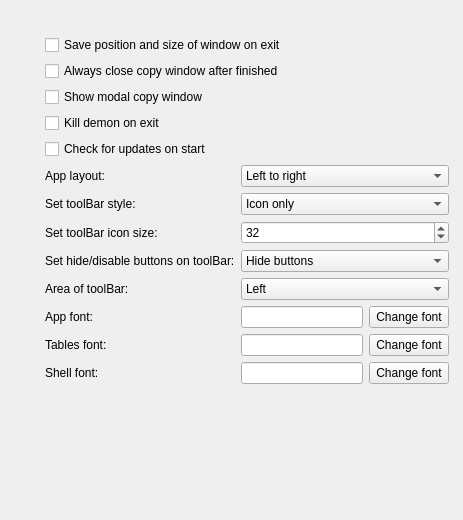
      <widget class="QWidget" name="pageSettingsGeneral">
       <widget class="QWidget" name="layoutWidget_4">
        <property name="geometry">
         <rect>
          <x>40</x>
          <y>30</y>
          <width>414</width>
          <height>481</height>
         </rect>
        </property>
        <layout class="QGridLayout" name="layoutGeneralSettings">
         <item row="1" column="1" colspan="4">
          <widget class="QCheckBox" name="checkWindowPosition">
           <property name="text">
            <string>Save position and size of window on exit</string>
           </property>
          </widget>
         </item>
         <item row="2" column="1" colspan="4">
          <widget class="QCheckBox" name="checkAlwaysCloseCopy">
           <property name="text">
            <string>Always close copy window after finished</string>
           </property>
          </widget>
         </item>
         <item row="3" column="1" colspan="4">
          <widget class="QCheckBox" name="checkBoxDialogKopiujShowModal">
           <property name="text">
            <string>Show modal copy window</string>
           </property>
          </widget>
         </item>
         <item row="12" column="1">
          <widget class="QLabel" name="labelFontApp">
           <property name="sizePolicy">
            <sizepolicy hsizetype="Preferred" vsizetype="Preferred">
             <horstretch>0</horstretch>
             <verstretch>0</verstretch>
            </sizepolicy>
           </property>
           <property name="text">
            <string>App font:</string>
           </property>
          </widget>
         </item>
         <item row="12" column="2" colspan="2">
          <widget class="QLineEdit" name="editFontApp">
           <property name="sizePolicy">
            <sizepolicy hsizetype="Preferred" vsizetype="Fixed">
             <horstretch>0</horstretch>
             <verstretch>0</verstretch>
            </sizepolicy>
           </property>
           <property name="readOnly">
            <bool>true</bool>
           </property>
          </widget>
         </item>
         <item row="12" column="4">
          <widget class="QPushButton" name="buttonFontApp">
           <property name="sizePolicy">
            <sizepolicy hsizetype="Preferred" vsizetype="Fixed">
             <horstretch>0</horstretch>
             <verstretch>0</verstretch>
            </sizepolicy>
           </property>
           <property name="text">
            <string>Change font</string>
           </property>
          </widget>
         </item>
         <item row="13" column="1">
          <widget class="QLabel" name="labelFontTables">
           <property name="sizePolicy">
            <sizepolicy hsizetype="Preferred" vsizetype="Preferred">
             <horstretch>0</horstretch>
             <verstretch>0</verstretch>
            </sizepolicy>
           </property>
           <property name="text">
            <string>Tables font:</string>
           </property>
          </widget>
         </item>
         <item row="13" column="2" colspan="2">
          <widget class="QLineEdit" name="editFontTables">
           <property name="sizePolicy">
            <sizepolicy hsizetype="Preferred" vsizetype="Fixed">
             <horstretch>0</horstretch>
             <verstretch>0</verstretch>
            </sizepolicy>
           </property>
           <property name="readOnly">
            <bool>true</bool>
           </property>
          </widget>
         </item>
         <item row="13" column="4">
          <widget class="QPushButton" name="buttonFontTables">
           <property name="sizePolicy">
            <sizepolicy hsizetype="Preferred" vsizetype="Fixed">
             <horstretch>0</horstretch>
             <verstretch>0</verstretch>
            </sizepolicy>
           </property>
           <property name="text">
            <string>Change font</string>
           </property>
          </widget>
         </item>
         <item row="14" column="1">
          <widget class="QLabel" name="labelFontShell">
           <property name="text">
            <string>Shell font:</string>
           </property>
          </widget>
         </item>
         <item row="14" column="2" colspan="2">
          <widget class="QLineEdit" name="editFontShell">
           <property name="sizePolicy">
            <sizepolicy hsizetype="Preferred" vsizetype="Fixed">
             <horstretch>0</horstretch>
             <verstretch>0</verstretch>
            </sizepolicy>
           </property>
           <property name="readOnly">
            <bool>true</bool>
           </property>
          </widget>
         </item>
         <item row="14" column="4">
          <widget class="QPushButton" name="buttonFontShell">
           <property name="sizePolicy">
            <sizepolicy hsizetype="Preferred" vsizetype="Fixed">
             <horstretch>0</horstretch>
             <verstretch>0</verstretch>
            </sizepolicy>
           </property>
           <property name="text">
            <string>Change font</string>
           </property>
          </widget>
         </item>
         <item row="12" column="0">
          <spacer name="horizontalSpacer_29">
           <property name="orientation">
            <enum>Qt::Horizontal</enum>
           </property>
           <property name="sizeType">
            <enum>QSizePolicy::Fixed</enum>
           </property>
           <property name="sizeHint" stdset="0">
            <size>
             <width>5</width>
             <height>20</height>
            </size>
           </property>
          </spacer>
         </item>
         <item row="12" column="5">
          <spacer name="horizontalSpacer_30">
           <property name="orientation">
            <enum>Qt::Horizontal</enum>
           </property>
           <property name="sizeType">
            <enum>QSizePolicy::Fixed</enum>
           </property>
           <property name="sizeHint" stdset="0">
            <size>
             <width>5</width>
             <height>20</height>
            </size>
           </property>
          </spacer>
         </item>
         <item row="0" column="1">
          <spacer name="verticalSpacer_29">
           <property name="orientation">
            <enum>Qt::Vertical</enum>
           </property>
           <property name="sizeType">
            <enum>QSizePolicy::Fixed</enum>
           </property>
           <property name="sizeHint" stdset="0">
            <size>
             <width>20</width>
             <height>5</height>
            </size>
           </property>
          </spacer>
         </item>
         <item row="5" column="1" colspan="4">
          <widget class="QCheckBox" name="checkBoxKillDemonOnExit">
           <property name="text">
            <string>Kill demon on exit</string>
           </property>
          </widget>
         </item>
         <item row="16" column="4">
          <spacer name="verticalSpacer_28">
           <property name="orientation">
            <enum>Qt::Vertical</enum>
           </property>
           <property name="sizeHint" stdset="0">
            <size>
             <width>20</width>
             <height>40</height>
            </size>
           </property>
          </spacer>
         </item>
         <item row="6" column="1" colspan="4">
          <widget class="QCheckBox" name="checkBoxUpdatesStart">
           <property name="text">
            <string>Check for updates on start</string>
           </property>
          </widget>
         </item>
         <item row="16" column="1">
          <spacer name="verticalSpacer_41">
           <property name="orientation">
            <enum>Qt::Vertical</enum>
           </property>
           <property name="sizeHint" stdset="0">
            <size>
             <width>20</width>
             <height>40</height>
            </size>
           </property>
          </spacer>
         </item>
         <item row="8" column="1">
          <widget class="QLabel" name="label_17">
           <property name="text">
            <string>Set toolBar style:</string>
           </property>
          </widget>
         </item>
         <item row="9" column="1">
          <widget class="QLabel" name="label_18">
           <property name="text">
            <string>Set toolBar icon size:</string>
           </property>
          </widget>
         </item>
         <item row="10" column="1">
          <widget class="QLabel" name="label_19">
           <property name="text">
            <string>Set hide/disable buttons on toolBar:</string>
           </property>
          </widget>
         </item>
         <item row="8" column="2" colspan="3">
          <widget class="QComboBox" name="comboToolBarStyle">
           <item>
            <property name="text">
             <string>Icon only</string>
            </property>
           </item>
           <item>
            <property name="text">
             <string>Text only</string>
            </property>
           </item>
           <item>
            <property name="text">
             <string>Text beside icon</string>
            </property>
           </item>
           <item>
            <property name="text">
             <string>Text under icon</string>
            </property>
           </item>
          </widget>
         </item>
         <item row="10" column="2" colspan="3">
          <widget class="QComboBox" name="comboToolBarHideButton">
           <item>
            <property name="text">
             <string>Hide buttons</string>
            </property>
           </item>
           <item>
            <property name="text">
             <string>Disable buttons</string>
            </property>
           </item>
          </widget>
         </item>
         <item row="9" column="2" colspan="3">
          <widget class="QSpinBox" name="spinToolBarIconSize">
           <property name="minimum">
            <number>20</number>
           </property>
           <property name="maximum">
            <number>50</number>
           </property>
           <property name="value">
            <number>32</number>
           </property>
          </widget>
         </item>
         <item row="11" column="2" colspan="3">
          <widget class="QComboBox" name="comboToolBarArea">
           <item>
            <property name="text">
             <string>Left</string>
            </property>
           </item>
           <item>
            <property name="text">
             <string>Right</string>
            </property>
           </item>
           <item>
            <property name="text">
             <string>Top</string>
            </property>
           </item>
           <item>
            <property name="text">
             <string>Bottom</string>
            </property>
           </item>
          </widget>
         </item>
         <item row="11" column="1">
          <widget class="QLabel" name="label_20">
           <property name="text">
            <string>Area of toolBar:</string>
           </property>
          </widget>
         </item>
         <item row="7" column="2" colspan="3">
          <widget class="QComboBox" name="comboLayout">
           <item>
            <property name="text">
             <string>Left to right</string>
            </property>
           </item>
           <item>
            <property name="text">
             <string>Right to left</string>
            </property>
           </item>
          </widget>
         </item>
         <item row="7" column="1">
          <widget class="QLabel" name="label_9">
           <property name="text">
            <string>App layout:</string>
           </property>
          </widget>
         </item>
        </layout>
       </widget>
      </widget>
